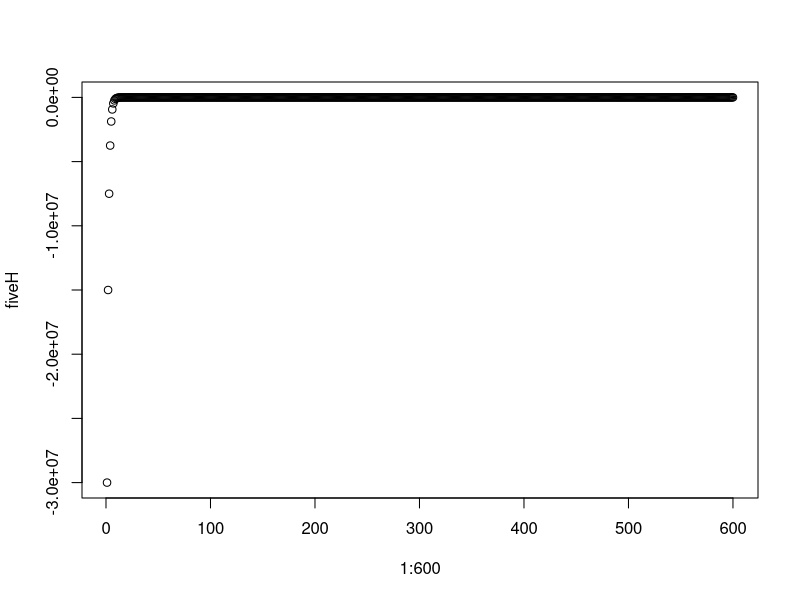

Here is the R script that generated this plot:
#hmwrk2
smallTen <- NULL
loc<- NULL
#1
#a
x <- c(2, 10, 57, NA, 7.6, NA, 200, 9)
#b
for (i in 1:length(x)) {
        if (is.na(x[i]) == F && x[i] < 10 ) {
            smallTen <- c(smallTen, x[i])
         #c
            loc<- c(loc, i)
        }
}
#d
sd(x)
#e
sum(is.na(x))
#f
na.omit(x)
is.na(x)
!is.na(x)
#! is useful if you wnated to loop through the vecor indexes and add the elements to a new vector if they were not NA

#2
xi <- 1 
n<- 3
for(i in 2:n){
  xi<- ((xi^2)+9)/(2*xi)
}
#a
xi
17/5
#b
xi <- 1 
fiveH<-xi
for(i in 2:500){
  xi<- ((xi^2)+9)/(2*xi)
  fiveH<- c(fiveH, xi)
}

#it converges to 3

#c
xi <- 300
fiveH<-xi
for(i in 2:600){
  xi<- ((xi^2)+9)/(2*xi)
  fiveH<- c(fiveH, xi)
}
options(digits=22) 

#it converges to 3 VERY EARLY

#d
xi <- 0
fiveH<-xi
for(i in 2:100){
  xi<- ((xi^2)+9)/(2*xi)
  fiveH<- c(fiveH, xi)
}
xi <- 0.2
fiveH<-xi
for(i in 2:600){
  xi<- ((xi^2)+9)/(2*xi)
  fiveH<- c(fiveH, xi)
}
xi <- -30000000
fiveH<-xi
for(i in 2:600){
  xi<- ((xi^2)+9)/(2*xi)
  fiveH<- c(fiveH, xi)
}
#the sign matters, except 0, where it dies

#e
plot(1:600, fiveH)


#3
?mtcars
View(mtcars)
#a
dim(mtcars)
#it shows the Num of observations then the number of variables 
